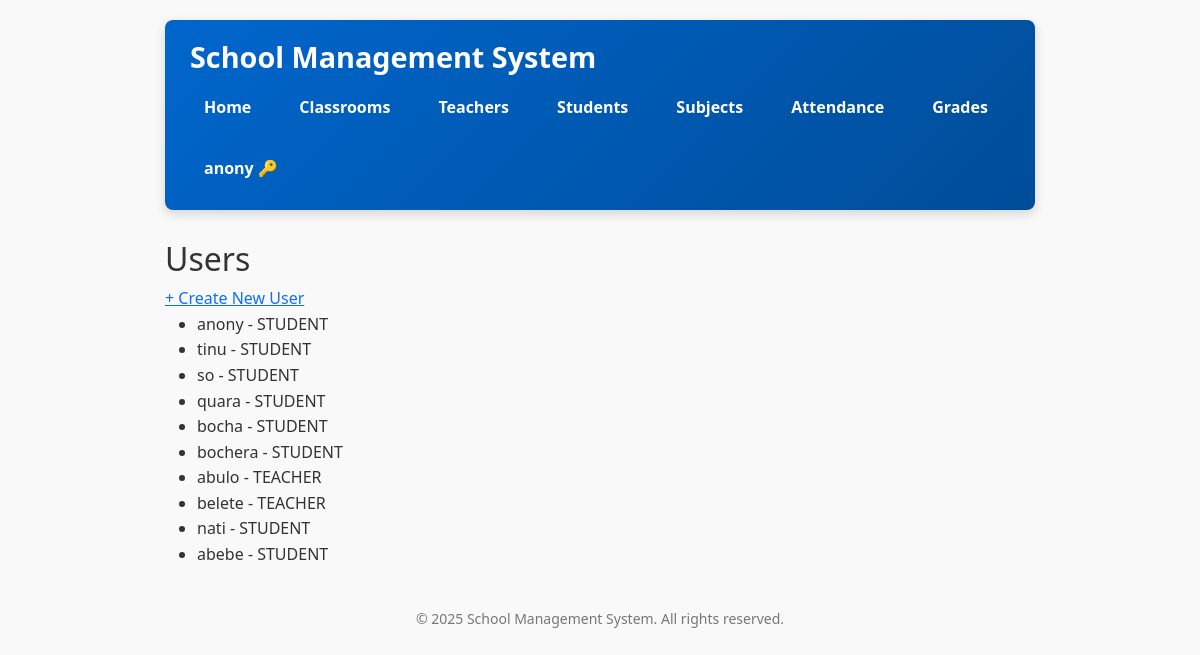
The app's page /users/ (signed in) with its own data.
### school/models.py (models this page shows)
class User(AbstractUser):
    ROLE_CHOICES = (
        ('ADMIN', 'Admin'),
        ('TEACHER', 'Teacher'),
        ('STUDENT', 'Student'),
    )
    role = models.CharField(max_length=10, choices=ROLE_CHOICES, null=True, blank=True)
    force_password_change = models.BooleanField(default=False)  # Add this field

### school/views.py (the view)
# urls.py: path('users/', views.user_list, name='user_list'),
@role_required(['Admin'])
def user_list(request):
    users = User.objects.all()
    return render(request, 'school/user_list.html', {'users': users})

### school/views.py (called while the page is built)
def role_required(allowed_roles=[]):
    def decorator(view_func):
        @wraps(view_func)
        def wrapper(request, *args, **kwargs):
            user = request.user
            if not user.is_authenticated:
                return redirect('login')
            user_role = getattr(user, 'role', None)
            if user.is_superuser or (user_role and user_role.upper() in [r.upper() for r in allowed_roles]):
                return view_func(request, *args, **kwargs)
            return redirect('school:no_permission')
        return wrapper
    return decorator

### school/templates/school/user_list.html
{% extends 'school/base.html' %}
{% block content %}
<h2>Users</h2>
<a href="{% url 'school:user_create_by_admin' %}">+ Create New User</a>
<ul>
    {% for user in users %}
        <li>{{ user.username }} - {{ user.role }}</li>
    {% endfor %}
</ul>
{% endblock %}

### school/templates/school/base.html (shortened to what this page needs)
{% load static %}
<!DOCTYPE html>
<html lang="en">
<head>
    <link href="https://cdn.jsdelivr.net/npm/bootstrap@5.3.3/dist/css/bootstrap.min.css" rel="stylesheet" />
</head>
<body>
    <header>
        <div class="d-flex align-items-center">
            <h1>School Management System</h1>
        </div>
        <nav>
            <a href="{% url 'school:home' %}" class="{% if request.resolver_match.url_name == 'home' %}active{% endif %}">Home</a>
            <a href="{% url 'school:classroom_list' %}" class="{% if 'classroom' in request.path %}active{% endif %}">Classrooms</a>
            <a href="{% url 'school:teacher_list' %}" class="{% if 'teacher' in request.path %}active{% endif %}">Teachers</a>
            <a href="{% url 'school:student_list' %}" class="{% if 'student' in request.path %}active{% endif %}">Students</a>
            <a href="{% url 'school:subject_list' %}" class="{% if 'subject' in request.path %}active{% endif %}">Subjects</a>
            <a href="{% url 'school:attendance_list' %}" class="{% if 'attendance' in request.path %}active{% endif %}">Attendance</a>
            <a href="{% url 'school:grade_list' %}" class="{% if 'grade' in request.path %}active{% endif %}">Grades</a>
            {% if user.is_authenticated %}
                <form id="logout-form" action="{% url 'school:logout' %}" method="post" style="display:inline;">
                    <button type="submit" title="Logout">{{ user.username }} &#x1F511;</button>
                </form>
            {% else %}
                <a href="{% url 'school:login' %}" class="{% if 'login' in request.path %}active{% endif %}">Login</a>
            {% endif %}
        </nav>
    </header>
    <main>
        {% block content %}{% endblock %}
    </main>
    <footer>
        &copy; {% now "Y" %} School Management System. All rights reserved.
    </footer>
</body>
</html>

### school/templates/school/base.html (style rules this page uses)
body { font-family: 'Segoe UI', Tahoma, Geneva, Verdana, sans-serif; max-width: 900px; margin: 20px auto; padding: 0 15px; background: #f9f9f9; color: #333; line-height: 1.6; }
header { background: linear-gradient(135deg, #0066cc 0%, #004d99 100%); color: white; padding: 20px 25px; margin-bottom: 30px; border-radius: 8px; box-shadow: 0 4px 12px rgba(0, 0, 0, 0.15); position: sticky; top: 0; z-index: 1000; }
header h1 { margin: 0; font-weight: 700; font-size: 1.8rem; user-select: none; }
nav { margin-top: 12px; display: flex; gap: 20px; flex-wrap: wrap; }
nav a, nav form button { color: white; font-weight: 600; padding: 8px 14px; border-radius: 5px; transition: background-color 0.3s ease; cursor: pointer; text-decoration: none; border: none; background: none; }
footer { margin-top: 40px; text-align: center; color: #777; font-size: 14px; }

### records on screen
User: username "anony", role "STUDENT"
User: username "tinu", role "STUDENT"
User: username "so", role "STUDENT"
User: username "quara", role "STUDENT"
User: username "bocha", role "STUDENT"
User: username "bochera", role "STUDENT"
User: username "abulo", role "TEACHER"
User: username "belete", role "TEACHER"
User: username "nati", role "STUDENT"
User: username "abebe", role "STUDENT"
